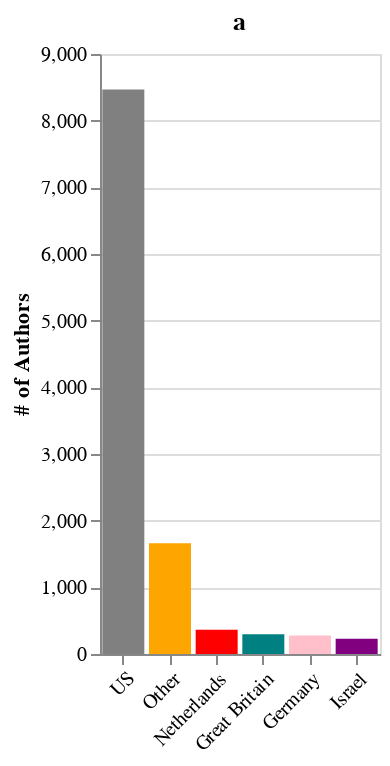

The notebook cell this image was saved under:
### Code cell
country_dist_chart = alt.Chart(country_prop).mark_bar().encode(
    x = alt.X(
        'countrypred_new',
        title = None,
        sort = '-y',
        axis = alt.Axis(labelAngle = -45)
    ),
    y = alt.Y(
        'freq',
        title = '# of Authors'
    ),
    color = alt.Color(
        'countrypred_new',
        title = 'Country/Region',
        legend = None,
        scale = alt.Scale(
            domain = countries,
            range = country_colors
        )
    )
).properties(
    title = 'a',
    height=300,
    width=140
)

# .configure_axis(
#     labelFontSize=13,
#     titleFontSize=20
# ).configure_legend(
#     titleFontSize=16,
#     labelFontSize=16
# ).configure_title(
#     anchor='start',
#     fontSize=22
# )

country_dist_chart

### Figure 1 — Vega-Lite specification as saved in the notebook (floating-point values rounded to 4 significant figures)
{"config": {"view": {"continuousWidth": 400, "continuousHeight": 300}}, "data": {"name": "data-02ee71c8f81850d7f355fda20173b5e1"}, "mark": "bar", "encoding": {"color": {"field": "countrypred_new", "legend": null, "scale": {"domain": ["US", "Other", "Netherlands", "Great Britain", "Germany", "Israel"], "range": ["grey", "orange", "red", "teal", "pink", "purple"]}, "title": "Country/Region", "type": "nominal"}, "x": {"axis": {"labelAngle": -45}, "field": "countrypred_new", "sort": "-y", "title": null, "type": "nominal"}, "y": {"field": "freq", "title": "# of Authors", "type": "quantitative"}}, "height": 300, "title": "a", "width": 140, "$schema": "https://vega.github.io/schema/vega-lite/v4.17.0.json", "datasets": {"data-02ee71c8f81850d7f355fda20173b5e1": [{"countrypred_new": "US", "freq": 8467, "prop": 0.75}, {"countrypred_new": "Other", "freq": 1660, "prop": 0.147}, {"countrypred_new": "Netherlands", "freq": 365, "prop": 0.032}, {"countrypred_new": "Great Britain", "freq": 297, "prop": 0.026}, {"countrypred_new": "Germany", "freq": 276, "prop": 0.024}, {"countrypred_new": "Israel", "freq": 227, "prop": 0.02}]}}
